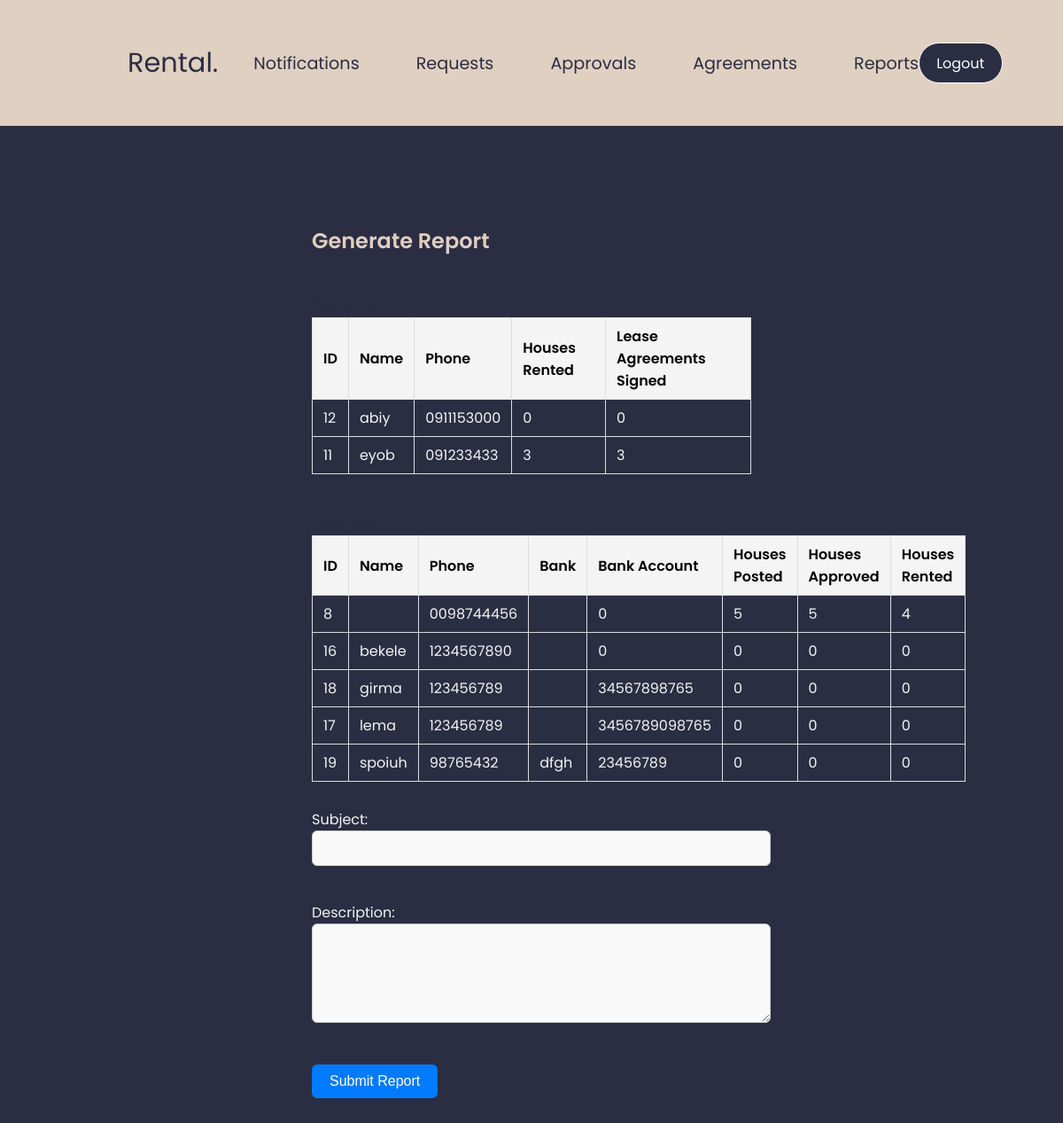
The app's page /property_manager/generate_report.php (signed in), older data.
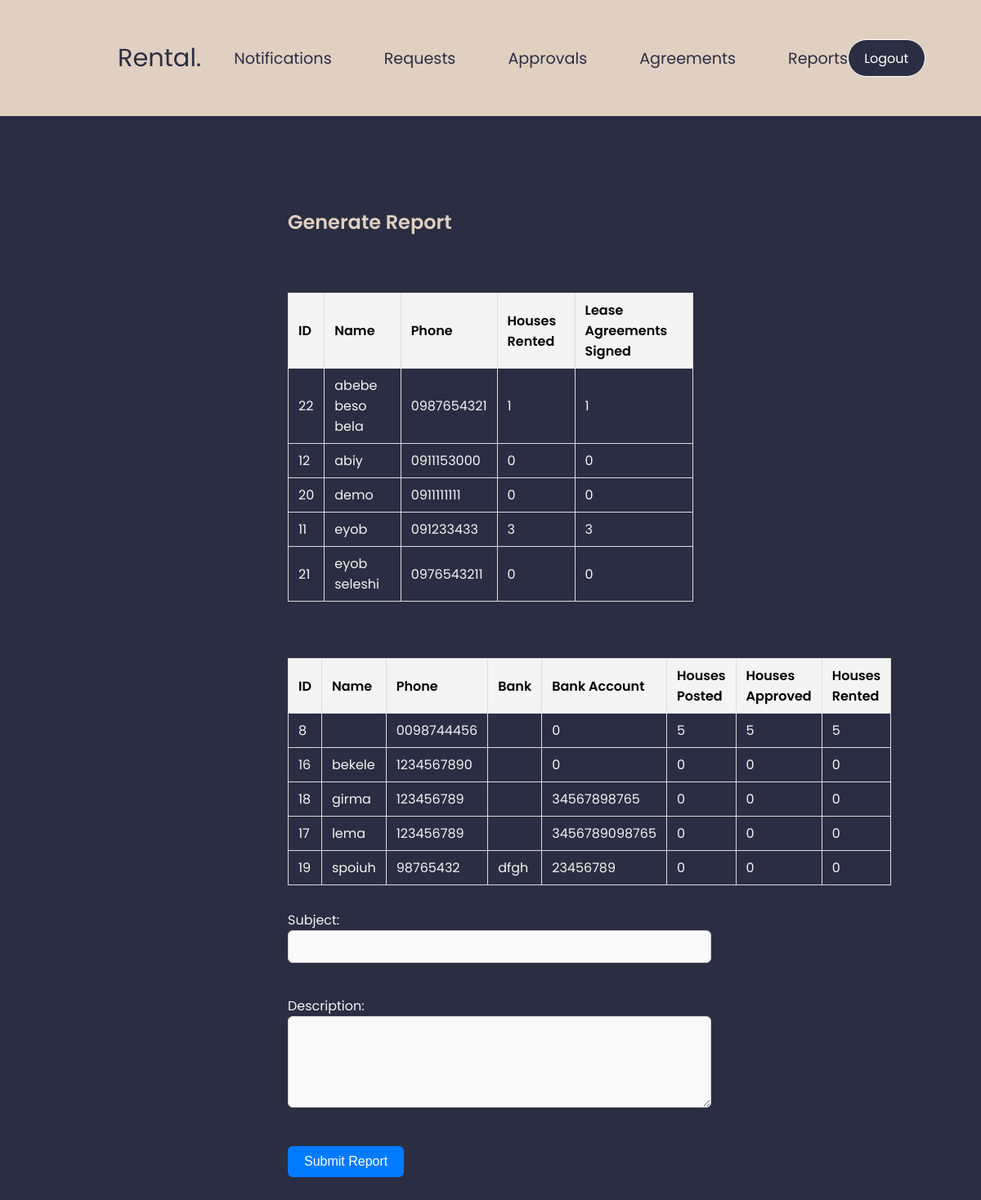
The same page, newer data.
### tables this page shows
CREATE TABLE `tenant_profiles` (
  `user_id` int(11) NOT NULL,
  `phone` varchar(15) NOT NULL,
  `address` text NOT NULL,
  `id_photo` varchar(255) NOT NULL
);

CREATE TABLE `users` (
  `id` int(11) NOT NULL,
  `name` varchar(100) NOT NULL,
  `email` varchar(100) NOT NULL,
  `password` varchar(255) NOT NULL,
  `role` enum('admin','tenant','owner','property_manager','government') NOT NULL,
  `status` enum('active','inactive','deleted') DEFAULT 'active',
  `created_at` timestamp NOT NULL DEFAULT current_timestamp()
);

CREATE TABLE `owner_profiles` (
  `user_id` int(11) NOT NULL,
  `phone` varchar(15) NOT NULL,
  `address` text NOT NULL,
  `id_photo` varchar(255) NOT NULL,
  `bank` text NOT NULL,
  `account` varchar(25) NOT NULL
);

### property_manager/generate_report.php (the view, shortened to what this page needs)
<?php
require_once '../config/db.php';
$tenantStmt = $pdo->prepare("
    SELECT
        tp.user_id,
        u.name,
        tp.phone,
        COUNT(DISTINCT h.id) AS houses_rented,
        COUNT(DISTINCT la.id) AS lease_agreements_signed
    FROM tenant_profiles tp
    JOIN users u ON u.id = tp.user_id
    LEFT JOIN lease_agreements la ON la.tenant_id = tp.user_id AND la.signed_by_tenant = 1
    LEFT JOIN houses h ON h.id = la.house_id AND h.is_rented = 1
    GROUP BY tp.user_id, u.name, tp.phone
    ORDER BY u.name
");
$tenantStmt->execute();
$tenants = $tenantStmt->fetchAll(PDO::FETCH_ASSOC);
$ownerStmt = $pdo->prepare("
    SELECT
        op.user_id,
        u.name,
        op.phone,
        op.bank,
        op.account,
        COUNT(h.id) AS houses_posted,
        SUM(CASE WHEN h.status = 'approved' THEN 1 ELSE 0 END) AS houses_approved,
        SUM(CASE WHEN h.status = 'rented' OR h.is_rented = 1 THEN 1 ELSE 0 END) AS houses_rented
    FROM owner_profiles op
    JOIN users u ON u.id = op.user_id
    LEFT JOIN houses h ON h.owner_id = op.user_id
    GROUP BY op.user_id, u.name, op.phone, op.bank, op.account
    ORDER BY u.name
");
$ownerStmt->execute();
$owners = $ownerStmt->fetchAll(PDO::FETCH_ASSOC);
?>
<!DOCTYPE html>
<html lang="en">
<head>
    <link rel="stylesheet" href="../assets/style1.css" />
</head>
<body>
    <div class="prop_con">
        <div class="navbar prop_nav">
            <p>Rental.</p>
            <ul>
                <li><a href="notifications.php">Notifications</a></li>
                <li><a href="review_request.php">Requests</a></li>
                <li><a href="review_house.php">Approvals</a></li>
                <li><a href="lease-agreements.php">Agreements</a></li>
                <li><a href="generate_report.php">Reports</a></li>
            </ul>
            <button class="btn" type="button" onclick="window.location.href='../auth/logout.php'">Logout</button>
        </div>
        <div class="container">
            <h2>Generate Report</h2>
            <h3>Tenants</h3>
            <table>
                <thead>
                    <tr>
                        <th>ID</th>
                        <th>Name</th>
                        <th>Phone</th>
                        <th>Houses Rented</th>
                        <th>Lease Agreements Signed</th>
                    </tr>
                </thead>
                <tbody>
                    <?php foreach ($tenants as $tenant): ?>
                    <tr>
                        <td><?= htmlspecialchars($tenant['user_id']) ?></td>
                        <td><?= htmlspecialchars($tenant['name']) ?></td>
                        <td><?= htmlspecialchars($tenant['phone']) ?></td>
                        <td><?= htmlspecialchars($tenant['houses_rented']) ?></td>
                        <td><?= htmlspecialchars($tenant['lease_agreements_signed']) ?></td>
                    </tr>
                    <?php endforeach; ?>
                </tbody>
            </table>
            <h3>Owners</h3>
            <table>
                <thead>
                    <tr>
                        <th>ID</th>
                        <th>Name</th>
                        <th>Phone</th>
                        <th>Bank</th>
                        <th>Bank Account</th>
                        <th>Houses Posted</th>
                        <th>Houses Approved</th>
                        <th>Houses Rented</th>
                    </tr>
                </thead>
                <tbody>
                    <?php foreach ($owners as $owner): ?>
                    <tr>
                        <td><?= htmlspecialchars($owner['user_id']) ?></td>
                        <td><?= htmlspecialchars($owner['name']) ?></td>
                        <td><?= htmlspecialchars($owner['phone']) ?></td>
                        <td><?= htmlspecialchars($owner['bank']) ?></td>
                        <td><?= htmlspecialchars($owner['account']) ?></td>
                        <td><?= htmlspecialchars($owner['houses_posted']) ?></td>
                        <td><?= htmlspecialchars($owner['houses_approved']) ?></td>
                        <td><?= htmlspecialchars($owner['houses_rented']) ?></td>
                    </tr>
                    <?php endforeach; ?>
                </tbody>
            </table>
            <form method="POST" class="report-form">
                <label for="subject">Subject:</label><br>
                <input type="text" name="subject" id="subject" required><br><br>
                <label for="description">Description:</label><br>
                <textarea name="description" id="description" rows="5" required></textarea><br><br>
                <button class="btn" type="submit">Submit Report</button>
            </form>
        </div>
    </div>
</body>
</html>

### assets/style1.css (style rules this page uses)
* { margin: 0; }
:root { --primary-color: #2b2d42; --secondary-color: #b2b2b2; --tertiary-color: #e0d0c1; --text-color: #ffffff; }
.container { padding: 3rem 6rem; font-family: poppins; color: var(--primary-color); margin: 4rem 16rem 7rem 16rem; }
.container h2, p { color: var(--tertiary-color); }
.prop_con { height: 100vh; overflow-y: auto; background-color: var(--primary-color); }
.prop_nav { padding: 3rem 9rem; background-color: #e0d0c1; }
.prop_nav p, li a { color: var(--primary-color); }
.navbar { display: flex; justify-content: space-between; align-items: center; padding: 3rem 9rem; }
.navbar p { font-family: poppins; color: var(--primary-color); font-size: 1.9rem; }
.navbar ul { font-family: poppins; display: flex; gap: 4rem; font-size: 1.2rem; }
.navbar li, a { text-decoration: none; color: var(--text-color); list-style: none; transition: color 0.3s ease; }
.navbar button { background-color: var(--primary-color); font-family: poppins; padding: 0.6rem 1.2rem; border: 1px solid white; border-radius: 1.5rem; font-size: 1rem; transition: background 0.5s ease-in-out; }
.btn { padding: 0.75rem 2rem; background: var(--primary-color); color: #fff; border: none; border-radius: 2rem; font-size: 1rem; cursor: pointer; transition: all 0.3s ease; }
.report-form { max-width: 600px; }
.report-form input[type="text"], .report-form textarea { width: 100%; padding: 10px; font-size: 1rem; border-radius: 6px; border: 1px solid #ccc; margin-bottom: 15px; background-color: #f9f9f9; }
.report-form button.btn { padding: 10px 20px; background-color: #007bff; border: none; color: white; border-radius: 6px; cursor: pointer; transition: background 0.3s ease; }

### property_manager/generate_report.php (style rules this page uses)
table { color: #f4f4f4; border-collapse: collapse; margin-bottom: 30px; width: 100%; }
th, td { padding: 8px 12px; border: 1px solid #ddd; text-align: left; }
th { color: black; background-color: #f4f4f4; }
h3 { margin-top: 40px; }
form label { color: #f4f4f4; }

Row changes from the older to the newer data that the page shows:
added tenant_profiles: user_id "22", user_id.name "abebe beso bela", phone "0987654321", houses_rented "1", lease_agreements_signed "1"
added tenant_profiles: user_id "20", user_id.name "demo", phone "0911111111", houses_rented "0", lease_agreements_signed "0"
added tenant_profiles: user_id "21", user_id.name "eyob seleshi", phone "0976543211", houses_rented "0", lease_agreements_signed "0"
computed for owner_profiles id 8: houses_rented "4" → "5"
